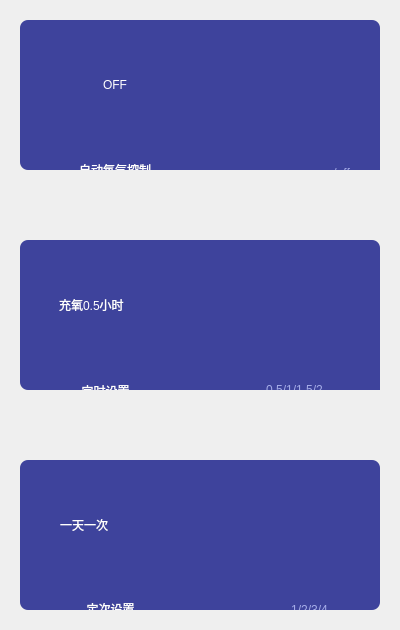
                      <widget class="QWidget" name="hjLeftWidget_2" native="true">
                       <property name="minimumSize">
                        <size>
                         <width>400</width>
                         <height>0</height>
                        </size>
                       </property>
                       <property name="maximumSize">
                        <size>
                         <width>400</width>
                         <height>16777215</height>
                        </size>
                       </property>
                       <layout class="QVBoxLayout" name="verticalLayout_27">
                        <property name="spacing">
                         <number>70</number>
                        </property>
                        <property name="leftMargin">
                         <number>20</number>
                        </property>
                        <property name="topMargin">
                         <number>20</number>
                        </property>
                        <property name="rightMargin">
                         <number>20</number>
                        </property>
                        <property name="bottomMargin">
                         <number>20</number>
                        </property>
                        <item>
                         <widget class="QWidget" name="O2AutoWidget" native="true">
                          <property name="minimumSize">
                           <size>
                            <width>360</width>
                            <height>150</height>
                           </size>
                          </property>
                          <property name="styleSheet">
                           <string notr="true">QWidget
{
background-color: rgb(62,67,156);
border-radius:8px;
}</string>
                          </property>
                          <widget class="QLabel" name="O2AutoName">
                           <property name="geometry">
                            <rect>
                             <x>10</x>
                             <y>130</y>
                             <width>170</width>
                             <height>40</height>
                            </rect>
                           </property>
                           <property name="autoFillBackground">
                            <bool>false</bool>
                           </property>
                           <property name="styleSheet">
                            <string notr="true">QLabel
{
font: 15pt &quot;楷体&quot; ;
color:white;
}
</string>
                           </property>
                           <property name="text">
                            <string>自动氧气控制</string>
                           </property>
                           <property name="alignment">
                            <set>Qt::AlignCenter</set>
                           </property>
                          </widget>
                          <widget class="QLabel" name="O2AutoValue">
                           <property name="geometry">
                            <rect>
                             <x>20</x>
                             <y>20</y>
                             <width>150</width>
                             <height>90</height>
                            </rect>
                           </property>
                           <property name="styleSheet">
                            <string notr="true">QLabel
{
font: 40pt &quot;楷体&quot;;
color: rgb(255, 255, 255);
}</string>
                           </property>
                           <property name="text">
                            <string>OFF</string>
                           </property>
                           <property name="alignment">
                            <set>Qt::AlignCenter</set>
                           </property>
                          </widget>
                          <widget class="QLabel" name="O2AutoUnit">
                           <property name="geometry">
                            <rect>
                             <x>270</x>
                             <y>133</y>
                             <width>90</width>
                             <height>40</height>
                            </rect>
                           </property>
                           <property name="styleSheet">
                            <string notr="true">QLabel
{
font: 16pt &quot;楷体&quot;;
color: rgb(166,173,232);
}</string>
                           </property>
                           <property name="text">
                            <string>on/off</string>
                           </property>
                           <property name="alignment">
                            <set>Qt::AlignCenter</set>
                           </property>
                          </widget>
                         </widget>
                        </item>
                        <item>
                         <widget class="QWidget" name="O2TimeWidget" native="true">
                          <property name="minimumSize">
                           <size>
                            <width>360</width>
                            <height>150</height>
                           </size>
                          </property>
                          <property name="styleSheet">
                           <string notr="true">QWidget
{
background-color: rgb(62,67,156);
border-radius:8px;
}</string>
                          </property>
                          <widget class="QLabel" name="O2TimeName">
                           <property name="geometry">
                            <rect>
                             <x>10</x>
                             <y>130</y>
                             <width>151</width>
                             <height>41</height>
                            </rect>
                           </property>
                           <property name="autoFillBackground">
                            <bool>false</bool>
                           </property>
                           <property name="styleSheet">
                            <string notr="true">QLabel
{
font: 15pt &quot;楷体&quot; ;
color:white;
}
</string>
                           </property>
                           <property name="text">
                            <string>定时设置</string>
                           </property>
                           <property name="alignment">
                            <set>Qt::AlignCenter</set>
                           </property>
                          </widget>
                          <widget class="QLabel" name="O2TimeValue">
                           <property name="geometry">
                            <rect>
                             <x>39</x>
                             <y>20</y>
                             <width>291</width>
                             <height>90</height>
                            </rect>
                           </property>
                           <property name="styleSheet">
                            <string notr="true">QLabel
{
font: 25pt &quot;楷体&quot;;
color: rgb(255, 255, 255);
}</string>
                           </property>
                           <property name="text">
                            <string>充氧0.5小时</string>
                           </property>
                           <property name="alignment">
                            <set>Qt::AlignLeading|Qt::AlignLeft|Qt::AlignVCenter</set>
                           </property>
                          </widget>
                          <widget class="QLabel" name="O2TimeUnit">
                           <property name="geometry">
                            <rect>
                             <x>189</x>
                             <y>130</y>
                             <width>171</width>
                             <height>40</height>
                            </rect>
                           </property>
                           <property name="styleSheet">
                            <string notr="true">QLabel
{
font: 13pt &quot;楷体&quot;;
color: rgb(166,173,232);
}</string>
                           </property>
                           <property name="text">
                            <string>0.5/1/1.5/2</string>
                           </property>
                           <property name="alignment">
                            <set>Qt::AlignCenter</set>
                           </property>
                          </widget>
                         </widget>
                        </item>
                        <item>
                         <widget class="QWidget" name="O2NumWidget" native="true">
                          <property name="minimumSize">
                           <size>
                            <width>360</width>
                            <height>150</height>
                           </size>
                          </property>
                          <property name="styleSheet">
                           <string notr="true">QWidget
{
background-color: rgb(62,67,156);
border-radius:8px;
}</string>
                          </property>
                          <widget class="QLabel" name="O2NumName">
                           <property name="geometry">
                            <rect>
                             <x>10</x>
                             <y>128</y>
                             <width>161</width>
                             <height>41</height>
                            </rect>
                           </property>
                           <property name="autoFillBackground">
                            <bool>false</bool>
                           </property>
                           <property name="styleSheet">
                            <string notr="true">QLabel
{
font: 15pt &quot;楷体&quot; ;
color:white;
}
</string>
                           </property>
                           <property name="text">
                            <string>定次设置</string>
                           </property>
                           <property name="alignment">
                            <set>Qt::AlignCenter</set>
                           </property>
                          </widget>
                          <widget class="QLabel" name="O2NumValue">
                           <property name="geometry">
                            <rect>
                             <x>40</x>
                             <y>20</y>
                             <width>281</width>
                             <height>90</height>
                            </rect>
                           </property>
                           <property name="styleSheet">
                            <string notr="true">QLabel
{
font: 30pt &quot;楷体&quot;;
color: rgb(255, 255, 255);
}</string>
                           </property>
                           <property name="text">
                            <string>一天一次</string>
                           </property>
                           <property name="alignment">
                            <set>Qt::AlignLeading|Qt::AlignLeft|Qt::AlignVCenter</set>
                           </property>
                          </widget>
                          <widget class="QLabel" name="O2NumUnit">
                           <property name="geometry">
                            <rect>
                             <x>229</x>
                             <y>130</y>
                             <width>121</width>
                             <height>40</height>
                            </rect>
                           </property>
                           <property name="styleSheet">
                            <string notr="true">QLabel
{
font: 13pt &quot;楷体&quot;;
color: rgb(166,173,232);
}</string>
                           </property>
                           <property name="text">
                            <string>1/2/3/4</string>
                           </property>
                           <property name="alignment">
                            <set>Qt::AlignCenter</set>
                           </property>
                          </widget>
                         </widget>
                        </item>
                       </layout>
                      </widget>
